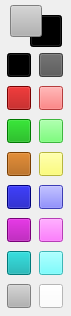
<?xml version="1.0" encoding="UTF-8"?>
<ui version="4.0">
 <class>Palette</class>
 <widget class="QFrame" name="Palette">
  <property name="geometry">
   <rect>
    <x>0</x>
    <y>0</y>
    <width>71</width>
    <height>316</height>
   </rect>
  </property>
  <property name="maximumSize">
   <size>
    <width>9999</width>
    <height>9999</height>
   </size>
  </property>
  <property name="windowTitle">
   <string>Frame</string>
  </property>
  <widget class="QToolButton" name="tbbg">
   <property name="geometry">
    <rect>
     <x>30</x>
     <y>15</y>
     <width>32</width>
     <height>32</height>
    </rect>
   </property>
   <property name="minimumSize">
    <size>
     <width>32</width>
     <height>32</height>
    </size>
   </property>
   <property name="maximumSize">
    <size>
     <width>32</width>
     <height>32</height>
    </size>
   </property>
   <property name="toolTip">
    <string>Background color</string>
   </property>
   <property name="styleSheet">
    <string notr="true">background-color:#000000</string>
   </property>
   <property name="text">
    <string/>
   </property>
  </widget>
  <widget class="QToolButton" name="tbfg">
   <property name="geometry">
    <rect>
     <x>10</x>
     <y>5</y>
     <width>32</width>
     <height>32</height>
    </rect>
   </property>
   <property name="minimumSize">
    <size>
     <width>32</width>
     <height>32</height>
    </size>
   </property>
   <property name="maximumSize">
    <size>
     <width>32</width>
     <height>32</height>
    </size>
   </property>
   <property name="toolTip">
    <string>Foreground color</string>
   </property>
   <property name="styleSheet">
    <string notr="true">background-color:#B2B2B2</string>
   </property>
   <property name="text">
    <string/>
   </property>
  </widget>
  <widget class="QWidget" name="verticalLayoutWidget">
   <property name="geometry">
    <rect>
     <x>5</x>
     <y>50</y>
     <width>61</width>
     <height>261</height>
    </rect>
   </property>
   <layout class="QVBoxLayout" name="verticalLayout">
    <item>
     <layout class="QHBoxLayout" name="horizontalLayout">
      <item>
       <widget class="QToolButton" name="tbcol0">
        <property name="minimumSize">
         <size>
          <width>24</width>
          <height>24</height>
         </size>
        </property>
        <property name="maximumSize">
         <size>
          <width>24</width>
          <height>24</height>
         </size>
        </property>
        <property name="styleSheet">
         <string notr="true">background-color:#000000</string>
        </property>
        <property name="text">
         <string/>
        </property>
       </widget>
      </item>
      <item>
       <widget class="QToolButton" name="tbcol8">
        <property name="minimumSize">
         <size>
          <width>24</width>
          <height>24</height>
         </size>
        </property>
        <property name="maximumSize">
         <size>
          <width>24</width>
          <height>24</height>
         </size>
        </property>
        <property name="styleSheet">
         <string notr="true">background-color:#555555</string>
        </property>
        <property name="text">
         <string/>
        </property>
       </widget>
      </item>
     </layout>
    </item>
    <item>
     <layout class="QHBoxLayout" name="horizontalLayout_2">
      <item>
       <widget class="QToolButton" name="tbcol1">
        <property name="minimumSize">
         <size>
          <width>24</width>
          <height>24</height>
         </size>
        </property>
        <property name="maximumSize">
         <size>
          <width>24</width>
          <height>24</height>
         </size>
        </property>
        <property name="styleSheet">
         <string notr="true">background-color:#AA0000</string>
        </property>
        <property name="text">
         <string/>
        </property>
       </widget>
      </item>
      <item>
       <widget class="QToolButton" name="tbcol9">
        <property name="minimumSize">
         <size>
          <width>24</width>
          <height>24</height>
         </size>
        </property>
        <property name="maximumSize">
         <size>
          <width>24</width>
          <height>24</height>
         </size>
        </property>
        <property name="styleSheet">
         <string notr="true">background-color:#FF5555</string>
        </property>
        <property name="text">
         <string/>
        </property>
       </widget>
      </item>
     </layout>
    </item>
    <item>
     <layout class="QHBoxLayout" name="horizontalLayout_4">
      <item>
       <widget class="QToolButton" name="tbcol2">
        <property name="minimumSize">
         <size>
          <width>24</width>
          <height>24</height>
         </size>
        </property>
        <property name="maximumSize">
         <size>
          <width>24</width>
          <height>24</height>
         </size>
        </property>
        <property name="styleSheet">
         <string notr="true">background-color:#00AA00</string>
        </property>
        <property name="text">
         <string/>
        </property>
       </widget>
      </item>
      <item>
       <widget class="QToolButton" name="tbcol10">
        <property name="minimumSize">
         <size>
          <width>24</width>
          <height>24</height>
         </size>
        </property>
        <property name="maximumSize">
         <size>
          <width>24</width>
          <height>24</height>
         </size>
        </property>
        <property name="styleSheet">
         <string notr="true">background-color:#55FF55</string>
        </property>
        <property name="text">
         <string/>
        </property>
       </widget>
      </item>
     </layout>
    </item>
    <item>
     <layout class="QHBoxLayout" name="horizontalLayout_5">
      <item>
       <widget class="QToolButton" name="tbcol3">
        <property name="minimumSize">
         <size>
          <width>24</width>
          <height>24</height>
         </size>
        </property>
        <property name="maximumSize">
         <size>
          <width>24</width>
          <height>24</height>
         </size>
        </property>
        <property name="styleSheet">
         <string notr="true">background-color:#AA5500</string>
        </property>
        <property name="text">
         <string/>
        </property>
       </widget>
      </item>
      <item>
       <widget class="QToolButton" name="tbcol11">
        <property name="minimumSize">
         <size>
          <width>24</width>
          <height>24</height>
         </size>
        </property>
        <property name="maximumSize">
         <size>
          <width>24</width>
          <height>24</height>
         </size>
        </property>
        <property name="styleSheet">
         <string notr="true">background-color:#FFFF55</string>
        </property>
        <property name="text">
         <string/>
        </property>
       </widget>
      </item>
     </layout>
    </item>
    <item>
     <layout class="QHBoxLayout" name="horizontalLayout_6">
      <item>
       <widget class="QToolButton" name="tbcol4">
        <property name="minimumSize">
         <size>
          <width>24</width>
          <height>24</height>
         </size>
        </property>
        <property name="maximumSize">
         <size>
          <width>24</width>
          <height>24</height>
         </size>
        </property>
        <property name="styleSheet">
         <string notr="true">background-color:#0000AA</string>
        </property>
        <property name="text">
         <string/>
        </property>
       </widget>
      </item>
      <item>
       <widget class="QToolButton" name="tbcol12">
        <property name="minimumSize">
         <size>
          <width>24</width>
          <height>24</height>
         </size>
        </property>
        <property name="maximumSize">
         <size>
          <width>24</width>
          <height>24</height>
         </size>
        </property>
        <property name="styleSheet">
         <string notr="true">background-color:#5555FF</string>
        </property>
        <property name="text">
         <string/>
        </property>
       </widget>
      </item>
     </layout>
    </item>
    <item>
     <layout class="QHBoxLayout" name="horizontalLayout_7">
      <item>
       <widget class="QToolButton" name="tbcol5">
        <property name="minimumSize">
         <size>
          <width>24</width>
          <height>24</height>
         </size>
        </property>
        <property name="maximumSize">
         <size>
          <width>24</width>
          <height>24</height>
         </size>
        </property>
        <property name="styleSheet">
         <string notr="true">background-color:#AA00AA</string>
        </property>
        <property name="text">
         <string/>
        </property>
       </widget>
      </item>
      <item>
       <widget class="QToolButton" name="tbcol13">
        <property name="minimumSize">
         <size>
          <width>24</width>
          <height>24</height>
         </size>
        </property>
        <property name="maximumSize">
         <size>
          <width>24</width>
          <height>24</height>
         </size>
        </property>
        <property name="styleSheet">
         <string notr="true">background-color:#FF55FF</string>
        </property>
        <property name="text">
         <string/>
        </property>
       </widget>
      </item>
     </layout>
    </item>
    <item>
     <layout class="QHBoxLayout" name="horizontalLayout_8">
      <item>
       <widget class="QToolButton" name="tbcol6">
        <property name="minimumSize">
         <size>
          <width>24</width>
          <height>24</height>
         </size>
        </property>
        <property name="maximumSize">
         <size>
          <width>24</width>
          <height>24</height>
         </size>
        </property>
        <property name="styleSheet">
         <string notr="true">background-color:#00AAAA</string>
        </property>
        <property name="text">
         <string/>
        </property>
       </widget>
      </item>
      <item>
       <widget class="QToolButton" name="tbcol14">
        <property name="minimumSize">
         <size>
          <width>24</width>
          <height>24</height>
         </size>
        </property>
        <property name="maximumSize">
         <size>
          <width>24</width>
          <height>24</height>
         </size>
        </property>
        <property name="styleSheet">
         <string notr="true">background-color:#55FFFF</string>
        </property>
        <property name="text">
         <string/>
        </property>
       </widget>
      </item>
     </layout>
    </item>
    <item>
     <layout class="QHBoxLayout" name="horizontalLayout_3">
      <item>
       <widget class="QToolButton" name="tbcol7">
        <property name="minimumSize">
         <size>
          <width>24</width>
          <height>24</height>
         </size>
        </property>
        <property name="maximumSize">
         <size>
          <width>24</width>
          <height>24</height>
         </size>
        </property>
        <property name="styleSheet">
         <string notr="true">background-color:#B2B2B2</string>
        </property>
        <property name="text">
         <string/>
        </property>
       </widget>
      </item>
      <item>
       <widget class="QToolButton" name="tbcol15">
        <property name="minimumSize">
         <size>
          <width>24</width>
          <height>24</height>
         </size>
        </property>
        <property name="maximumSize">
         <size>
          <width>24</width>
          <height>24</height>
         </size>
        </property>
        <property name="styleSheet">
         <string notr="true">background-color:#FFFFFF</string>
        </property>
        <property name="text">
         <string/>
        </property>
       </widget>
      </item>
     </layout>
    </item>
   </layout>
  </widget>
 </widget>
 <resources/>
 <connections>
  <connection>
   <sender>tbfg</sender>
   <signal>released()</signal>
   <receiver>Palette</receiver>
   <slot>tbfgClick()</slot>
   <hints>
    <hint type="sourcelabel">
     <x>40</x>
     <y>20</y>
    </hint>
    <hint type="destinationlabel">
     <x>50</x>
     <y>157</y>
    </hint>
   </hints>
  </connection>
  <connection>
   <sender>tbbg</sender>
   <signal>released()</signal>
   <receiver>Palette</receiver>
   <slot>tbbgClick()</slot>
   <hints>
    <hint type="sourcelabel">
     <x>60</x>
     <y>30</y>
    </hint>
    <hint type="destinationlabel">
     <x>50</x>
     <y>157</y>
    </hint>
   </hints>
  </connection>
  <connection>
   <sender>tbcol0</sender>
   <signal>released()</signal>
   <receiver>Palette</receiver>
   <slot>col0Click()</slot>
   <hints>
    <hint type="sourcelabel">
     <x>34</x>
     <y>63</y>
    </hint>
    <hint type="destinationlabel">
     <x>50</x>
     <y>157</y>
    </hint>
   </hints>
  </connection>
  <connection>
   <sender>tbcol1</sender>
   <signal>released()</signal>
   <receiver>Palette</receiver>
   <slot>col1Click()</slot>
   <hints>
    <hint type="sourcelabel">
     <x>34</x>
     <y>96</y>
    </hint>
    <hint type="destinationlabel">
     <x>50</x>
     <y>157</y>
    </hint>
   </hints>
  </connection>
  <connection>
   <sender>tbcol2</sender>
   <signal>released()</signal>
   <receiver>Palette</receiver>
   <slot>col2Click()</slot>
   <hints>
    <hint type="sourcelabel">
     <x>34</x>
     <y>129</y>
    </hint>
    <hint type="destinationlabel">
     <x>50</x>
     <y>157</y>
    </hint>
   </hints>
  </connection>
  <connection>
   <sender>tbcol3</sender>
   <signal>released()</signal>
   <receiver>Palette</receiver>
   <slot>col3Click()</slot>
   <hints>
    <hint type="sourcelabel">
     <x>34</x>
     <y>163</y>
    </hint>
    <hint type="destinationlabel">
     <x>50</x>
     <y>157</y>
    </hint>
   </hints>
  </connection>
  <connection>
   <sender>tbcol4</sender>
   <signal>released()</signal>
   <receiver>Palette</receiver>
   <slot>col4Click()</slot>
   <hints>
    <hint type="sourcelabel">
     <x>34</x>
     <y>196</y>
    </hint>
    <hint type="destinationlabel">
     <x>50</x>
     <y>157</y>
    </hint>
   </hints>
  </connection>
  <connection>
   <sender>tbcol5</sender>
   <signal>released()</signal>
   <receiver>Palette</receiver>
   <slot>col5Click()</slot>
   <hints>
    <hint type="sourcelabel">
     <x>34</x>
     <y>229</y>
    </hint>
    <hint type="destinationlabel">
     <x>50</x>
     <y>157</y>
    </hint>
   </hints>
  </connection>
  <connection>
   <sender>tbcol6</sender>
   <signal>released()</signal>
   <receiver>Palette</receiver>
   <slot>col6Click()</slot>
   <hints>
    <hint type="sourcelabel">
     <x>34</x>
     <y>262</y>
    </hint>
    <hint type="destinationlabel">
     <x>50</x>
     <y>157</y>
    </hint>
   </hints>
  </connection>
  <connection>
   <sender>tbcol7</sender>
   <signal>released()</signal>
   <receiver>Palette</receiver>
   <slot>col7Click()</slot>
   <hints>
    <hint type="sourcelabel">
     <x>34</x>
     <y>295</y>
    </hint>
    <hint type="destinationlabel">
     <x>50</x>
     <y>157</y>
    </hint>
   </hints>
  </connection>
  <connection>
   <sender>tbcol8</sender>
   <signal>released()</signal>
   <receiver>Palette</receiver>
   <slot>col8Click()</slot>
   <hints>
    <hint type="sourcelabel">
     <x>65</x>
     <y>63</y>
    </hint>
    <hint type="destinationlabel">
     <x>50</x>
     <y>157</y>
    </hint>
   </hints>
  </connection>
  <connection>
   <sender>tbcol9</sender>
   <signal>released()</signal>
   <receiver>Palette</receiver>
   <slot>col9Click()</slot>
   <hints>
    <hint type="sourcelabel">
     <x>65</x>
     <y>96</y>
    </hint>
    <hint type="destinationlabel">
     <x>50</x>
     <y>157</y>
    </hint>
   </hints>
  </connection>
  <connection>
   <sender>tbcol10</sender>
   <signal>released()</signal>
   <receiver>Palette</receiver>
   <slot>col10Click()</slot>
   <hints>
    <hint type="sourcelabel">
     <x>65</x>
     <y>129</y>
    </hint>
    <hint type="destinationlabel">
     <x>50</x>
     <y>157</y>
    </hint>
   </hints>
  </connection>
  <connection>
   <sender>tbcol11</sender>
   <signal>released()</signal>
   <receiver>Palette</receiver>
   <slot>col11Click()</slot>
   <hints>
    <hint type="sourcelabel">
     <x>65</x>
     <y>163</y>
    </hint>
    <hint type="destinationlabel">
     <x>50</x>
     <y>157</y>
    </hint>
   </hints>
  </connection>
  <connection>
   <sender>tbcol12</sender>
   <signal>released()</signal>
   <receiver>Palette</receiver>
   <slot>col12Click()</slot>
   <hints>
    <hint type="sourcelabel">
     <x>65</x>
     <y>196</y>
    </hint>
    <hint type="destinationlabel">
     <x>50</x>
     <y>157</y>
    </hint>
   </hints>
  </connection>
  <connection>
   <sender>tbcol13</sender>
   <signal>released()</signal>
   <receiver>Palette</receiver>
   <slot>col13Click()</slot>
   <hints>
    <hint type="sourcelabel">
     <x>65</x>
     <y>229</y>
    </hint>
    <hint type="destinationlabel">
     <x>50</x>
     <y>157</y>
    </hint>
   </hints>
  </connection>
  <connection>
   <sender>tbcol14</sender>
   <signal>released()</signal>
   <receiver>Palette</receiver>
   <slot>col14Click()</slot>
   <hints>
    <hint type="sourcelabel">
     <x>65</x>
     <y>262</y>
    </hint>
    <hint type="destinationlabel">
     <x>50</x>
     <y>157</y>
    </hint>
   </hints>
  </connection>
  <connection>
   <sender>tbcol15</sender>
   <signal>released()</signal>
   <receiver>Palette</receiver>
   <slot>col15Click()</slot>
   <hints>
    <hint type="sourcelabel">
     <x>65</x>
     <y>295</y>
    </hint>
    <hint type="destinationlabel">
     <x>50</x>
     <y>157</y>
    </hint>
   </hints>
  </connection>
 </connections>
 <slots>
  <slot>tbfgClick()</slot>
  <slot>tbbgClick()</slot>
  <slot>col0Click()</slot>
  <slot>col1Click()</slot>
  <slot>col2Click()</slot>
  <slot>col3Click()</slot>
  <slot>col4Click()</slot>
  <slot>col5Click()</slot>
  <slot>col6Click()</slot>
  <slot>col7Click()</slot>
  <slot>col8Click()</slot>
  <slot>col9Click()</slot>
  <slot>col10Click()</slot>
  <slot>col11Click()</slot>
  <slot>col12Click()</slot>
  <slot>col13Click()</slot>
  <slot>col14Click()</slot>
  <slot>col15Click()</slot>
 </slots>
</ui>
